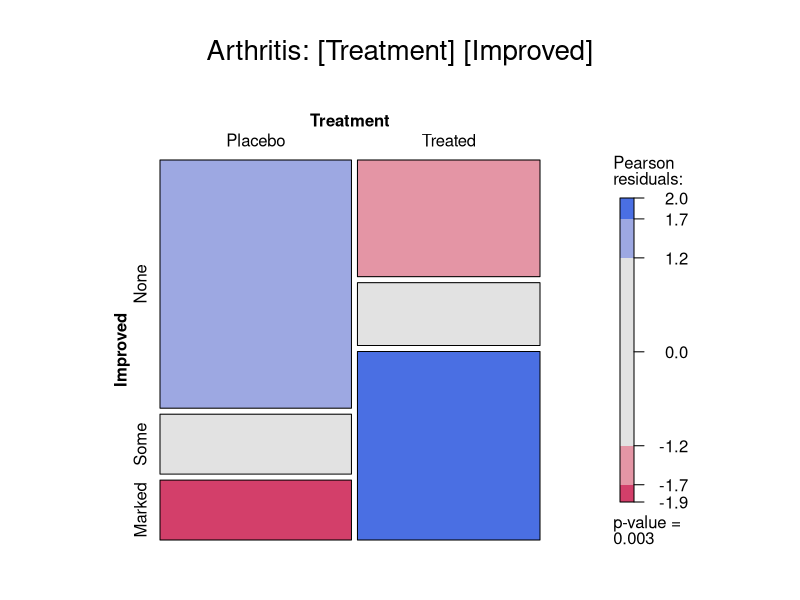
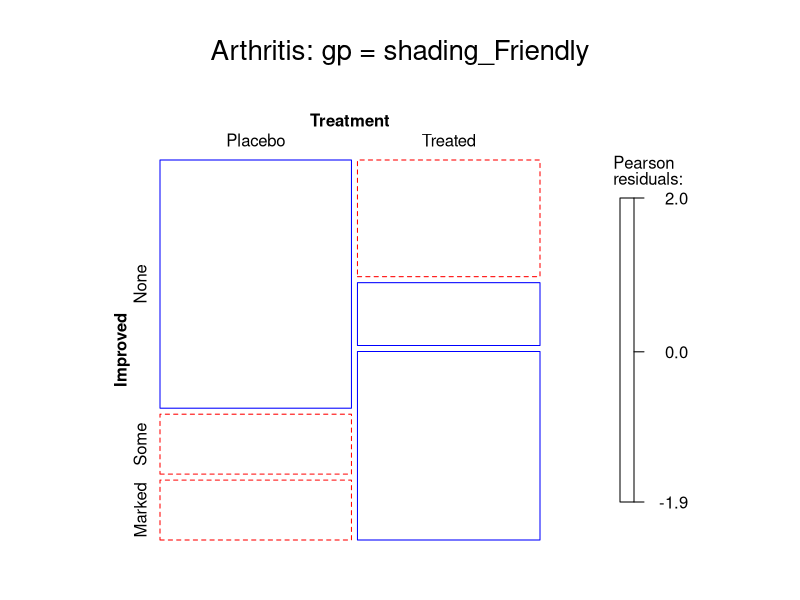
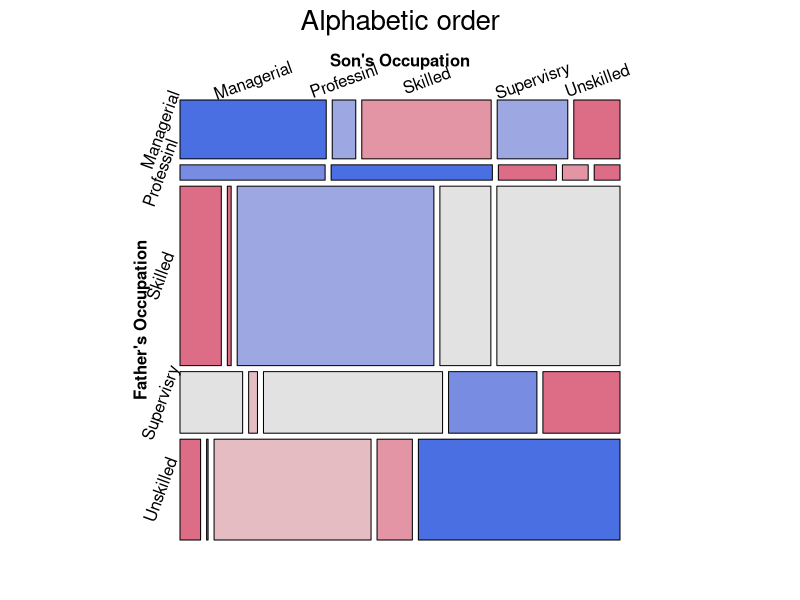
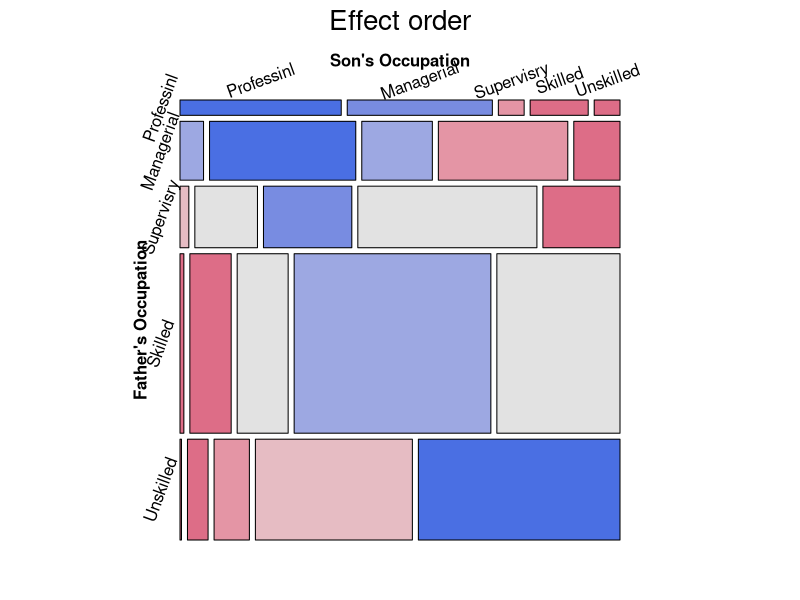
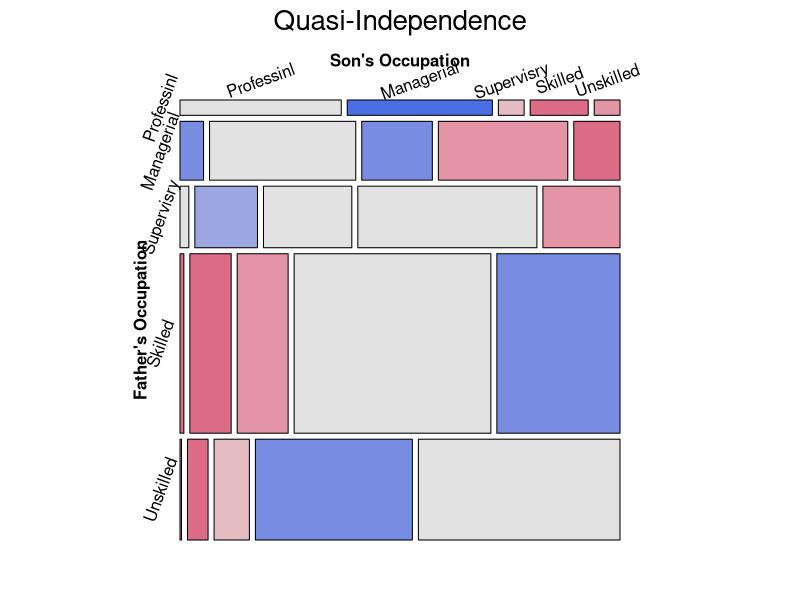
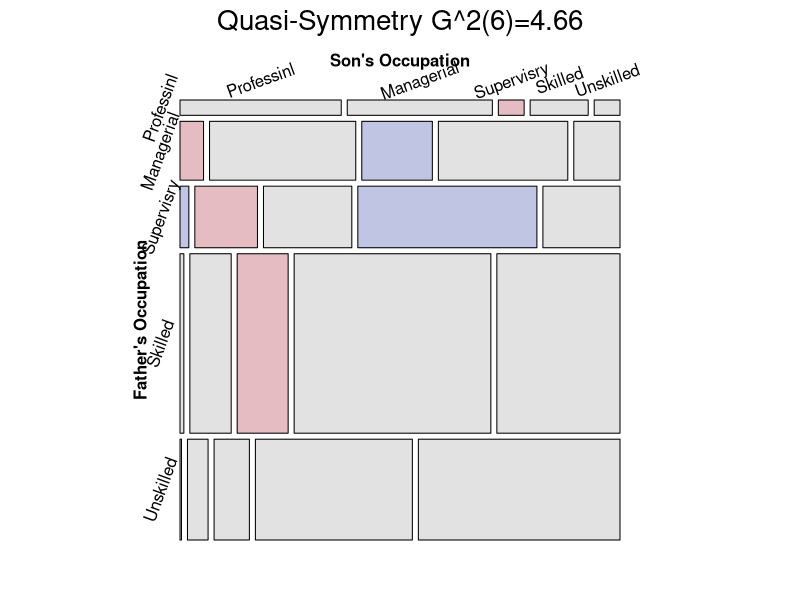
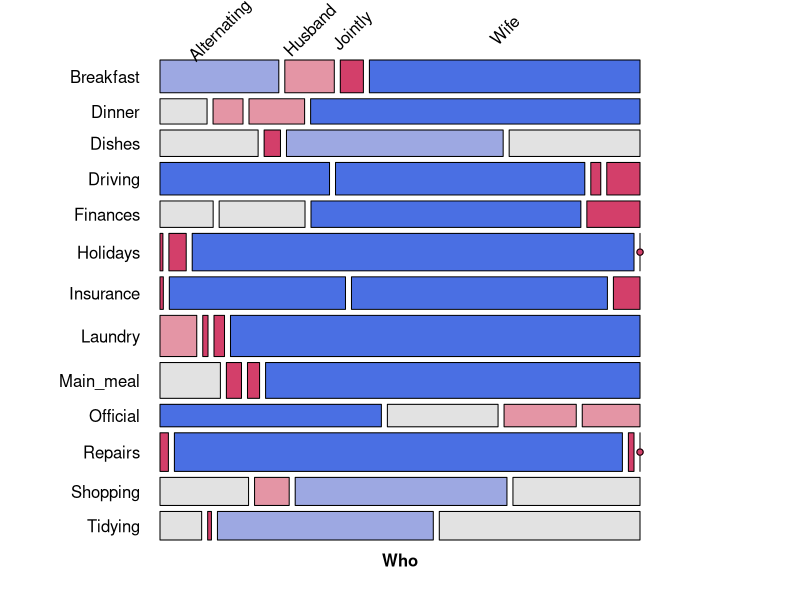
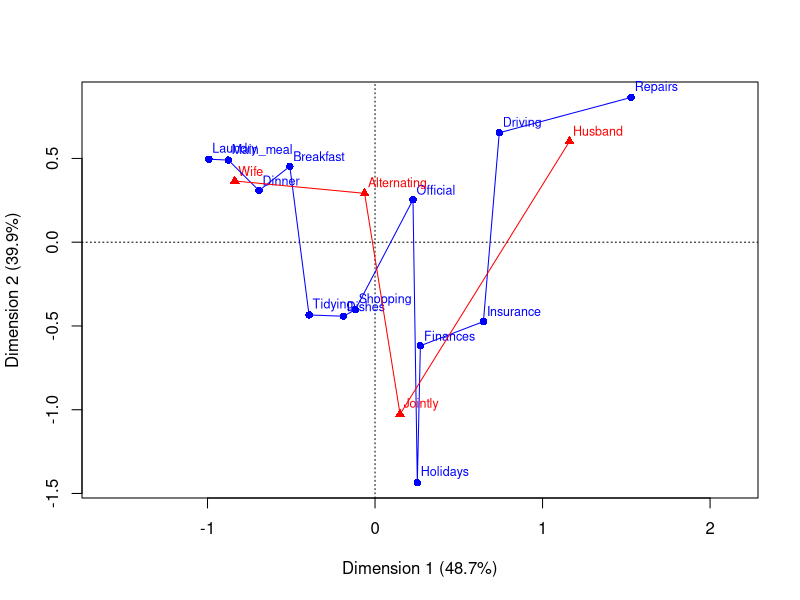

Recreate these plots in R, in order.
## ---- chunk 1
knitr::opts_chunk$set(
  collapse = TRUE,
  warning = FALSE,
  fig.height = 6,
  fig.width = 7,
#  fig.path = "fig/tut04-",
  dev = "png",
  comment = "##"
)

# save some typing
knitr::set_alias(w = "fig.width",
                 h = "fig.height",
                 cap = "fig.cap")


# Load packages
set.seed(1071)
library(vcd)
library(vcdExtra)
library(ggplot2)
library(seriation)

data(HairEyeColor)
data(PreSex)
data(Arthritis, package="vcd")
art <- xtabs(~Treatment + Improved, data = Arthritis)
#if(!file.exists("fig")) dir.create("fig")
## ---- chunk 2
#| Arthritis1,
#| fig.height = 6,
#| fig.width = 7,
#| fig.cap = "Mosaic plot for the `Arthritis` data, using `shading_max`"
data(Arthritis, package="vcd")
art <- xtabs(~Treatment + Improved, data = Arthritis)
mosaic(art, gp = shading_max, 
            split_vertical = TRUE, 
            main="Arthritis: [Treatment] [Improved]")
## ---- chunk 3
summary(art)
## ---- chunk 4
#| Arthritis2,
#| fig.height = 6,
#| fig.width = 7,
#| fig.cap = "Mosaic plot for the `Arthritis` data, using `shading_Friendly`"
mosaic(art, gp = shading_Friendly, 
            split_vertical = TRUE, 
            main="Arthritis: gp = shading_Friendly")
## ---- chunk 5
data(Glass, package="vcdExtra")
(glass.tab <- xtabs(Freq ~ father + son, data=Glass))
## ---- chunk 6
largs <- list(set_varnames=list(father="Father's Occupation", 
                                son="Son's Occupation"),
              abbreviate=10)
gargs <- list(interpolate=c(1,2,4,8))

mosaic(glass.tab, 
  shade=TRUE, 
  labeling_args=largs, 
  gp_args=gargs,
  main="Alphabetic order", 
  legend=FALSE, 
  rot_labels=c(20,90,0,70))
## ---- chunk 7
# reorder by status
ord <- c(2, 1, 4, 3, 5) 
row.names(glass.tab)[ord]
## ---- chunk 8
mosaic(glass.tab[ord, ord], 
  shade=TRUE, 
  labeling_args=largs,  
  gp_args=gargs,
  main="Effect order", 
  legend=FALSE, 
  rot_labels=c(20,90,0,70))
## ---- chunk 9
Glass.ord <- Glass
Glass.ord$father <- ordered(Glass.ord$father, levels=levels(Glass$father)[ord])
Glass.ord$son    <- ordered(Glass.ord$son,    levels=levels(Glass$son)[ord])
str(Glass.ord)
## ---- chunk 10
rowfac <- gl(4, 4, 16)
colfac <- gl(4, 1, 16)
diag4by4 <- Diag(rowfac, colfac)
matrix(Diag(rowfac, colfac, binary = FALSE), 4, 4)
## ---- chunk 11
symm4by4 <- Symm(rowfac, colfac)
matrix(symm4by4, 4, 4)
## ---- chunk 12
library(gnm)
glass.indep <- glm(Freq ~ father + son, 
                   data = Glass.ord, family=poisson)
glass.quasi <- glm(Freq ~ father + son + Diag(father, son),  
                   data = Glass.ord, family=poisson)
glass.symm  <- glm(Freq ~ Symm(father, son),  
                   data = Glass.ord, family=poisson)
glass.qsymm <- glm(Freq ~ father + son + Symm(father, son),  
                   data = Glass.ord, family=poisson)
## ---- chunk 13
mosaic(glass.quasi, 
  residuals_type="rstandard", 
  shade=TRUE, 
  labeling_args=largs,  
  gp_args=gargs,
  main="Quasi-Independence",
  legend=FALSE, 
  rot_labels=c(20,90,0,70)
  )
## ---- chunk 14
# model comparisons: for *nested* models
anova(glass.indep, glass.quasi, glass.qsymm, test="Chisq")
## ---- chunk 15
models <- glmlist(glass.indep, glass.quasi, glass.symm, glass.qsymm)
LRstats(models)
## ---- chunk 16
mosaic(glass.qsymm, 
  residuals_type="rstandard", 
  shade=TRUE, 
  labeling_args=largs,  
  gp_args=gargs,
  main = paste("Quasi-Symmetry", modFit(glass.qsymm)),
  legend=FALSE, 
  rot_labels=c(20,90,0,70)
  )
## ---- chunk 17
data("HouseTasks", package = "vcdExtra")
HouseTasks
## ---- chunk 18
require(vcd)
mosaic(HouseTasks, shade = TRUE,
       labeling = labeling_border(rot_labels = c(45,0, 0, 0), 
                                  offset_label =c(.5,5,0, 0),
                                  varnames = c(FALSE, TRUE),
                                  just_labels=c("center","right"),
                                  tl_varnames = FALSE),
       legend = FALSE)

## ---- chunk 19
require(ca)
HT.ca <- ca(HouseTasks)
summary(HT.ca, rows=FALSE, columns=FALSE)
## ---- chunk 20
plot(HT.ca, lines = TRUE)
## ---- chunk 21
require(seriation)
order <- seriate(HouseTasks, method = "CA")
# the permuted row and column labels
rownames(HouseTasks)[order[[1]]]
colnames(HouseTasks)[order[[2]]]
## ---- chunk 22
# do the permutation
HT_perm <- permute(HouseTasks, order, margin=1)

mosaic(HT_perm, shade = TRUE,
       labeling = labeling_border(rot_labels = c(45,0, 0, 0), 
                                  offset_label =c(.5,5,0, 0),
                                  varnames = c(FALSE, TRUE),
                                  just_labels=c("center","right"),
                                  tl_varnames = FALSE),
       legend = FALSE)
